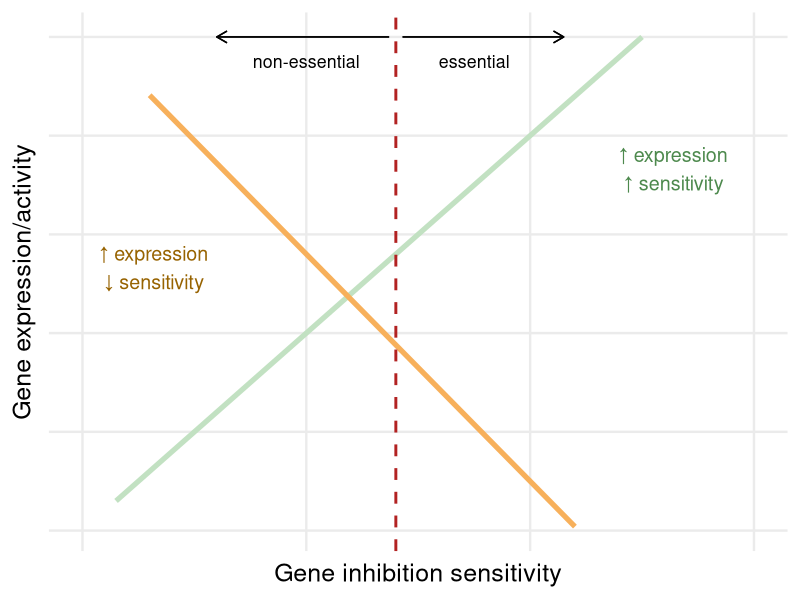

Write R code to recreate this figure.
# this script creates from scratch the toy plot in Fig 4
# illustrates the difference between negative and positive correlations
library(tidyverse)
library(scales)
library(colorspace)
library(Cairo)

toy_plot <- ggplot(data.frame(x=c(-2,2)), aes(x)) +
  stat_function(fun=function(x)2*x+4, geom = "line", 
                colour = "#C2E1C2", xlim = c(-1.85, 0.5), size = 1.8) + 
  stat_function(fun=function(x)-2.3*x + 0.5, geom = "line", 
                colour = "#F7B05B", xlim = c(0.2, -1.7), size = 1.8) +
  geom_vline(xintercept = -0.6, linetype = "dashed", colour = "firebrick", size = 1) + 
  geom_segment(aes(x = -0.57, y = 5, xend = 0.15, yend = 5),
               arrow = arrow(length = unit(0.3, "cm"))) +
  geom_segment(aes(x = -0.63, y = 5, xend = -1.4, yend = 5),
               arrow = arrow(length = unit(0.3, "cm"))) +
  annotate(geom = "text", x = -1, y = 4.75, label = "non-essential", size = 4.5) +
  annotate(geom = "text", x = -0.25, y = 4.75, label = "essential", size = 4.5) +
  annotate(geom = "text", x = 0.65, y = 3.5, colour = darken("#C2E1C2", amount = 0.4),
           label = expression("\u2191 expression \n \u2191 sensitivity"), size = 5) +
  annotate(geom = "text", x = -1.67, y = 2.5, colour = darken("#F7B05B", amount = 0.4),
           label = expression("\u2191 expression \n \u2193 sensitivity"), size = 5) +
  scale_x_continuous(limits = c(-2, 1)) +
  labs(x = "Gene inhibition sensitivity", y = "Gene expression/activity") + 
  theme_minimal(base_size = 18) +
  theme(panel.grid.minor = element_blank(),
        panel.background = element_blank(), 
        axis.text.y = element_blank(), 
        axis.text.x = element_blank())

ggsave(filename = "./plots/pos_vs_neg_toy_plot.pdf", plot = toy_plot, 
       width = 20, height = 10, dpi = 1000, units = "cm", device = cairo_pdf)
